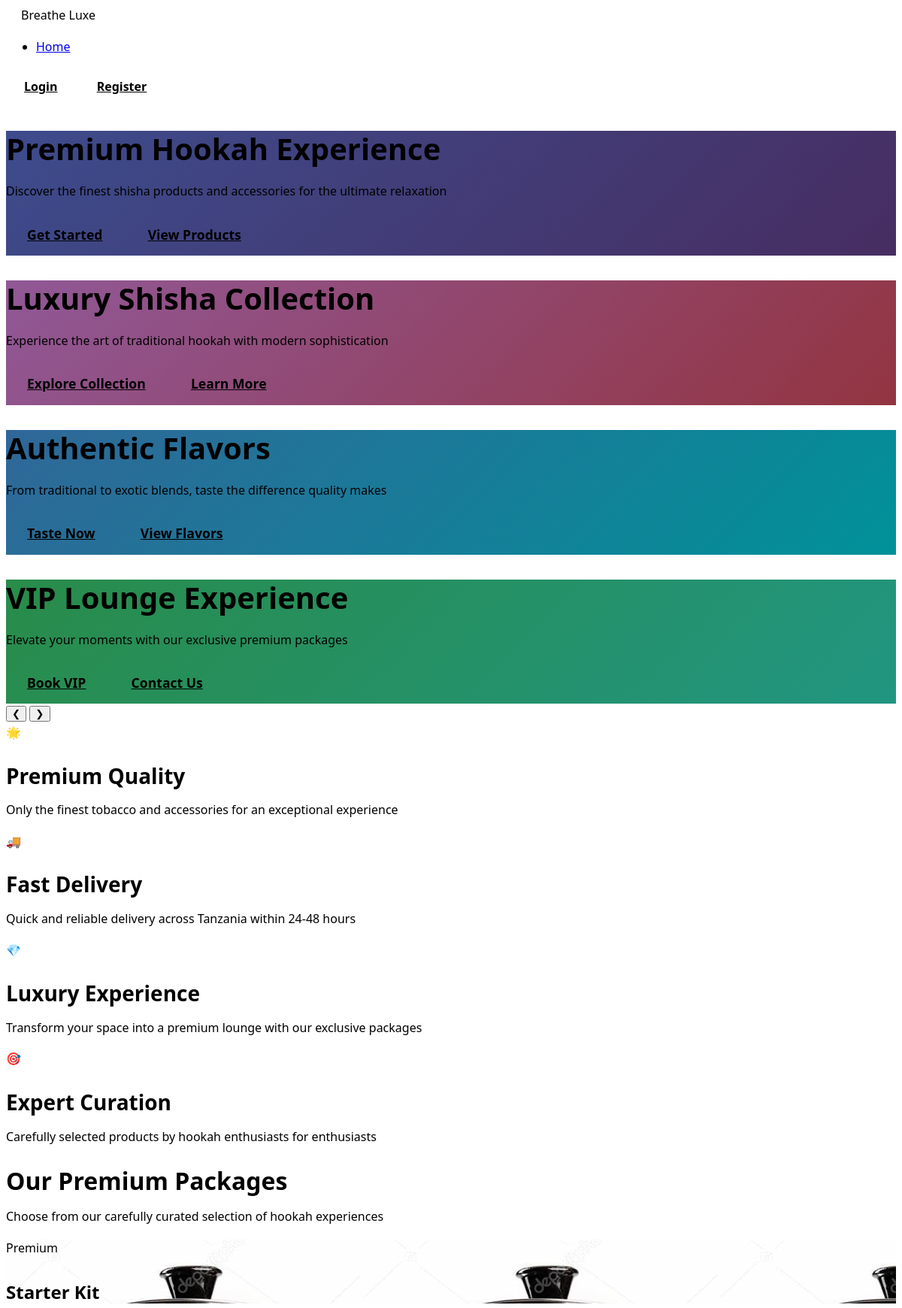
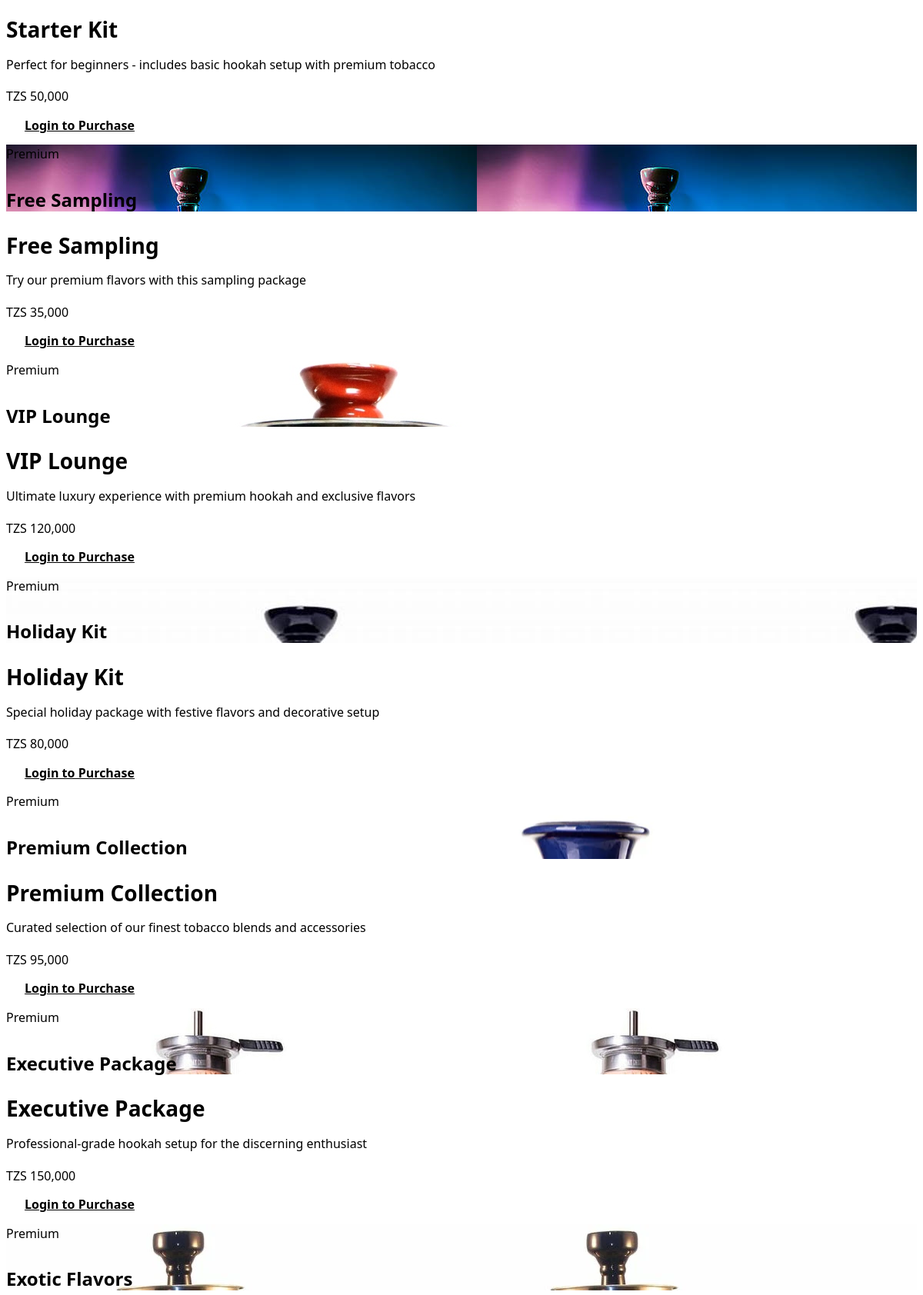
The page / (upper part) on the database its author committed (2 pictures, top to bottom).
### tables this page shows
CREATE TABLE products (
    id INT AUTO_INCREMENT PRIMARY KEY,
    name VARCHAR(100) NOT NULL,
    description TEXT,
    price DECIMAL(10,2) NOT NULL,
    image VARCHAR(255),
    created_at TIMESTAMP DEFAULT CURRENT_TIMESTAMP
);

### config.php (called while the page is built, shortened)
<?php
function isLoggedIn() {
    return isset($_SESSION['user_id']);
}
function formatPrice($price) {
    return 'TZS ' . number_format($price, 0, '.', ',');
}
?>

### index.php (the view, shortened to what this page needs)
<?php
require_once 'config.php';
$pdo = getDBConnection();
try {
    $stmt = $pdo->query("SELECT * FROM products ORDER BY id");
    $products = $stmt->fetchAll(PDO::FETCH_ASSOC);
} catch (PDOException $e) {
    error_log("Error getting products: " . $e->getMessage());
    $products = [];
}
function getProductImageStyle($imageName) {
    if (!empty($imageName) && file_exists($imageName)) {
        return "background-image: url('" . htmlspecialchars($imageName) . "');";
    }
}
?>
<!DOCTYPE html>
<html lang="en">
<head>
    <link rel="stylesheet" href="style.css">
</head>
<body>
    <header>
        <div class="container">
            <div class="header-content">
                <div class="logo">Breathe Luxe</div>
                <nav>
                    <ul>
                        <li><a href="index.php">Home</a></li>
                    </ul>
                </nav>
                <div class="user-actions">
                    <?php if (isLoggedIn()): ?>
                        <span>Welcome, <?php echo htmlspecialchars($_SESSION['username']); ?>!</span>
                        <a href="logout.php" class="btn btn-secondary">Logout</a>
                    <?php else: ?>
                        <a href="login.php" class="btn btn-secondary">Login</a>
                        <a href="register.php" class="btn btn-primary">Register</a>
                    <?php endif; ?>
                </div>
            </div>
        </div>
    </header>
    <section class="hero-slider">
        <div class="hero-slide active" style="background: linear-gradient(rgba(0,0,0,0.4), rgba(0,0,0,0.4)), linear-gradient(135deg, #667eea 0%, #764ba2 100%);">
            <div class="container">
                <div class="hero-content">
                    <h1 class="hero-title">Premium Hookah Experience</h1>
                    <p class="hero-subtitle">Discover the finest shisha products and accessories for the ultimate relaxation</p>
                    <div class="hero-buttons">
                        <?php if (!isLoggedIn()): ?>
                            <a href="register.php" class="btn btn-primary btn-large">Get Started</a>
                            <a href="#products" class="btn btn-secondary btn-large">View Products</a>
                        <?php else: ?>
                            <a href="#products" class="btn btn-primary btn-large">Shop Now</a>
                            <a href="cart.php" class="btn btn-secondary btn-large">View Cart</a>
                        <?php endif; ?>
                    </div>
                </div>
            </div>
        </div>
        <div class="hero-slide" style="background: linear-gradient(rgba(0,0,0,0.4), rgba(0,0,0,0.4)), linear-gradient(135deg, #f093fb 0%, #f5576c 100%);">
            <div class="container">
                <div class="hero-content">
                    <h1 class="hero-title">Luxury Shisha Collection</h1>
                    <p class="hero-subtitle">Experience the art of traditional hookah with modern sophistication</p>
                    <div class="hero-buttons">
                        <a href="#products" class="btn btn-primary btn-large">Explore Collection</a>
                        <a href="#about" class="btn btn-secondary btn-large">Learn More</a>
                    </div>
                </div>
            </div>
        </div>
        <div class="hero-slide" style="background: linear-gradient(rgba(0,0,0,0.4), rgba(0,0,0,0.4)), linear-gradient(135deg, #4facfe 0%, #00f2fe 100%);">
            <div class="container">
                <div class="hero-content">
                    <h1 class="hero-title">Authentic Flavors</h1>
                    <p class="hero-subtitle">From traditional to exotic blends, taste the difference quality makes</p>
                    <div class="hero-buttons">
                        <a href="#products" class="btn btn-primary btn-large">Taste Now</a>
                        <a href="#flavors" class="btn btn-secondary btn-large">View Flavors</a>
                    </div>
                </div>
            </div>
        </div>
        <div class="hero-slide" style="background: linear-gradient(rgba(0,0,0,0.4), rgba(0,0,0,0.4)), linear-gradient(135deg, #43e97b 0%, #38f9d7 100%);">
            <div class="container">
                <div class="hero-content">
                    <h1 class="hero-title">VIP Lounge Experience</h1>
                    <p class="hero-subtitle">Elevate your moments with our exclusive premium packages</p>
                    <div class="hero-buttons">
                        <a href="#products" class="btn btn-primary btn-large">Book VIP</a>
                        <a href="#contact" class="btn btn-secondary btn-large">Contact Us</a>
                    </div>
                </div>
            </div>
        </div>
        <div class="hero-nav">
            <button class="hero-prev" onclick="changeSlide(-1)">❮</button>
            <button class="hero-next" onclick="changeSlide(1)">❯</button>
        </div>
    </section>
    <section class="features-section">
        <div class="container">
            <div class="features-grid">
                <div class="feature-card">
                    <div class="feature-icon">🌟</div>
                    <h3>Premium Quality</h3>
                    <p>Only the finest tobacco and accessories for an exceptional experience</p>
                </div>
                <div class="feature-card">
                    <div class="feature-icon">🚚</div>
                    <h3>Fast Delivery</h3>
                    <p>Quick and reliable delivery across Tanzania within 24-48 hours</p>
                </div>
                <div class="feature-card">
                    <div class="feature-icon">💎</div>
                    <h3>Luxury Experience</h3>
                    <p>Transform your space into a premium lounge with our exclusive packages</p>
                </div>
                <div class="feature-card">
                    <div class="feature-icon">🎯</div>
                    <h3>Expert Curation</h3>
                    <p>Carefully selected products by hookah enthusiasts for enthusiasts</p>
                </div>
            </div>
        </div>
    </section>
    <section class="products-section" id="products">
        <div class="container">
            <h2 class="section-title">Our Premium Packages</h2>
            <p class="section-subtitle">Choose from our carefully curated selection of hookah experiences</p>
            <?php if (empty($products)): ?>
                <div style="text-align: center; padding: 2rem;">
                    <p>No products available at the moment. Please check back later.</p>
                    <p>If you're the administrator, please run the <a href="repair_database.php">database repair tool</a>.</p>
                </div>
            <?php else: ?>
                <div class="products-grid">
                    <?php foreach ($products as $product): ?>
                        <div class="product-card">
                            <div class="product-image" style="<?php echo getProductImageStyle($product['image']); ?>">
                                <div class="product-badge">Premium</div>
                                <div class="product-overlay">
                                    <h4><?php echo htmlspecialchars($product['name']); ?></h4>
                                </div>
                            </div>
                            <div class="product-info">
                                <h3 class="product-name"><?php echo htmlspecialchars($product['name']); ?></h3>
                                <p class="product-description"><?php echo htmlspecialchars($product['description']); ?></p>
                                <div class="product-price"><?php echo formatPrice($product['price']); ?></div>
                                <div class="product-actions">
                                    <?php if (isLoggedIn()): ?>
                                        <button class="btn btn-success btn-full" onclick="addToCart(<?php echo $product['id']; ?>)">
                                            Add to Cart
                                        </button>
                                    <?php else: ?>
                                        <a href="login.php" class="btn btn-primary btn-full">Login to Purchase</a>
                                    <?php endif; ?>
                                </div>
                            </div>
                        </div>
                    <?php endforeach; ?>
                </div>
            <?php endif; ?>
        </div>
    </section>
</body>
</html>

### style.css (style rules this page uses)
body { font-family: "Segoe UI", Tahoma, Geneva, Verdana, sans-serif; line-height: 1.6; color: var(--text-color); background-color: #fff; }

### rows shown on the page
products: image (picture), name "Starter Kit", description "Perfect for beginners - includes basic hookah setup with premium tobacco", price "TZS 50,000", shows "Login to Purchase"
products: image (picture), name "Free Sampling", description "Try our premium flavors with this sampling package", price "TZS 35,000", shows "Login to Purchase"
products: image (picture), name "VIP Lounge", description "Ultimate luxury experience with premium hookah and exclusive flavors", price "TZS 120,000", shows "Login to Purchase"
products: image (picture), name "Holiday Kit", description "Special holiday package with festive flavors and decorative setup", price "TZS 80,000", shows "Login to Purchase"
products: image (picture), name "Premium Collection", description "Curated selection of our finest tobacco blends and accessories", price "TZS 95,000", shows "Login to Purchase"
products: image (picture), name "Executive Package", description "Professional-grade hookah setup for the discerning enthusiast", price "TZS 150,000", shows "Login to Purchase"
products: image (picture), name "Exotic Flavors"
